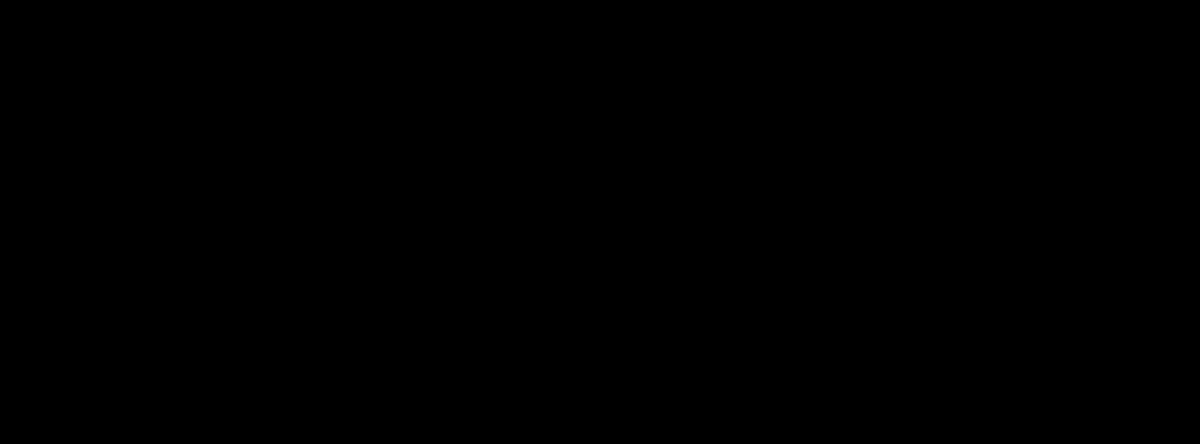
Frame 1 (no input)
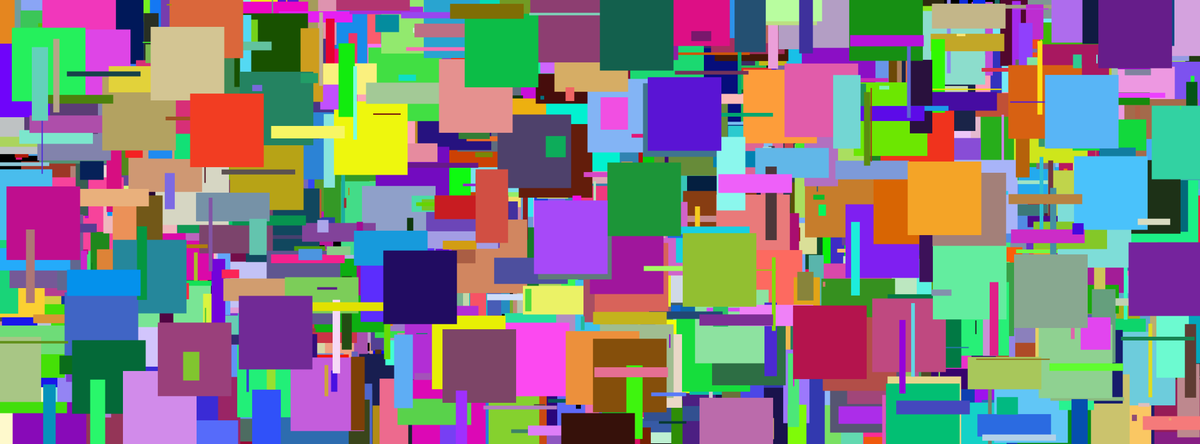
Frame 60 (the mouse pressed at the canvas centre just before this capture)
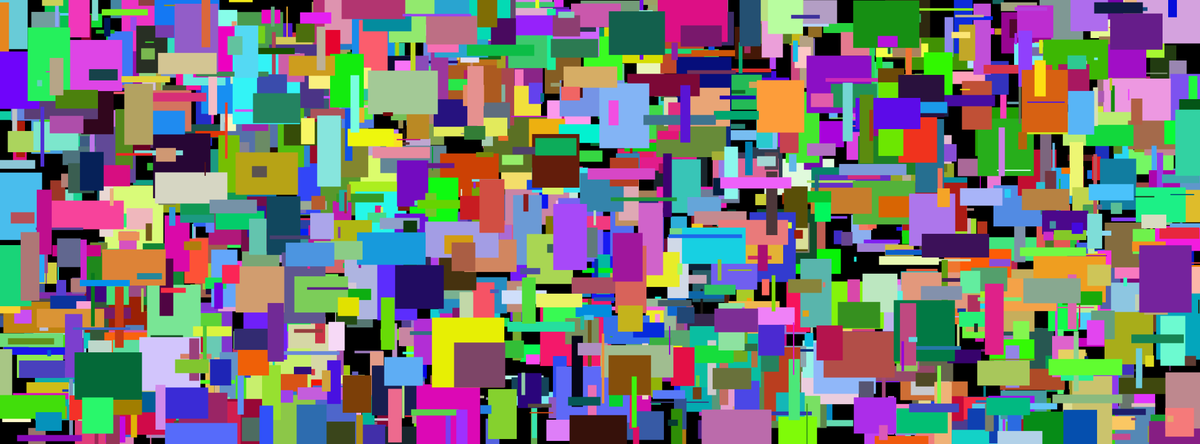
Frame 120 (the mouse held since frame 60 and released just before this capture)

The Processing sketch that drew these frames (run headless with seeded random() and noise(); from frame 60 on, the mouse is pressed at the canvas centre):

// Processing sketch: colorfulRectangles_visualsFRONT
// ── colorfulRectangles_visualsFRONT.pde
//1923 X 712 PX
//int nums[] = {1, 2, 3, 4, 5};
//Rectangles myRect;
Rectangles[] myRects = new Rectangles[2000];

void setup() {
  //243, Screen 1&4
  //297, Screen 2&3 
  size(1923, 712);
  //println(nums[4]);
  //myRect = new Rectangles();
  for(int i = 0; i < myRects.length; i++) {
    myRects[i] = new Rectangles();
  }
}

void draw() {
  background(0);
  //myRect.display();
  //myRect.increase();
  for(int i = 0; i < myRects.length; i++) {
    myRects[i].display();
    myRects[i].increase();
  } 
}

//Constructor
class Rectangles {
  int x = int(random(width));
  int y = int(random(height));
  color c = int(random(255));
  color r = int(random(255));
  color g = int(random(255));
  color b = int(random(255));
  int inc = 2;
  int widthRect = 0;
  int heightRect = 0;
  int maxWidthRect = int(random(height/3));
  int maxHeightRect = int(random(height/3));
  
  void display() {
    rectMode(CENTER);
    fill(r, g, b);
    noStroke();
    rect(x + random(-1, 1), y + random(-1, 1), widthRect, heightRect);
  }
  
  void increase() {
    widthRect = widthRect + inc;
    heightRect = heightRect + inc;
    if(widthRect > maxWidthRect) {
      widthRect = 0;
    }
    if(heightRect > maxHeightRect) {
      heightRect = 0;
    }
  }
}
